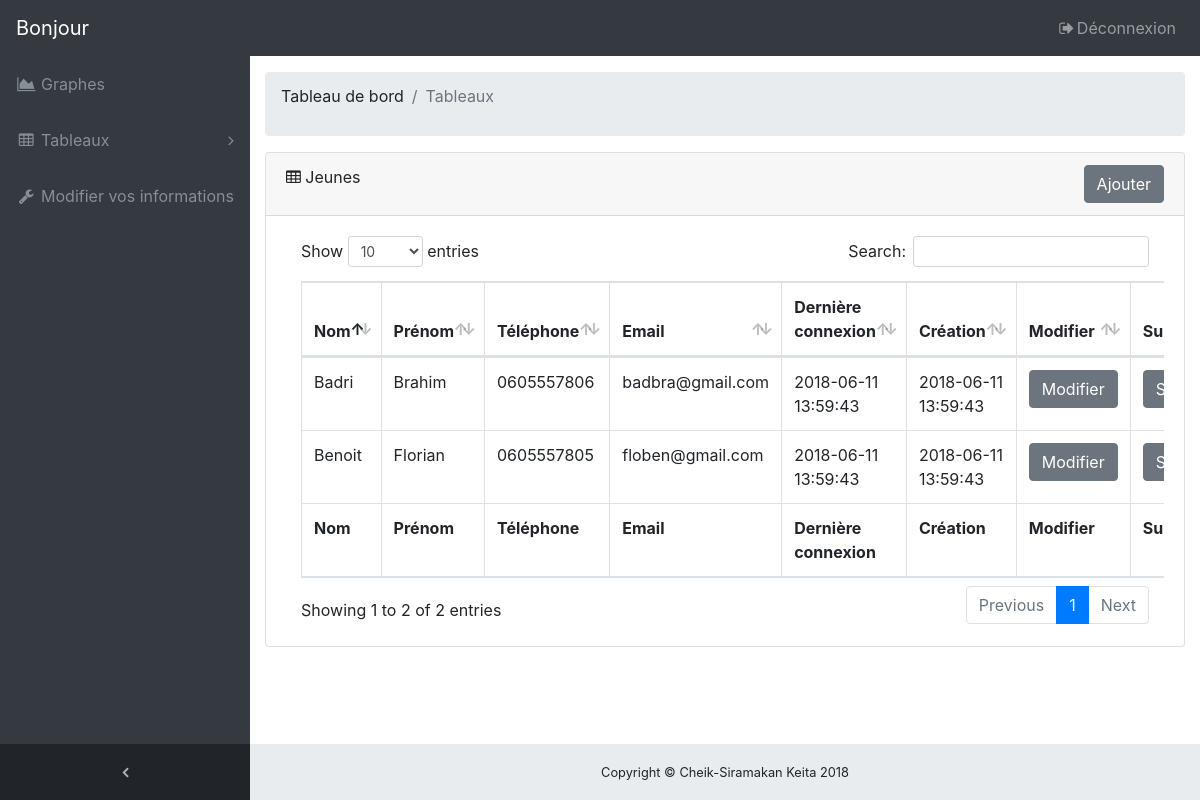
The app's page /controller/administrateurtableaujeune.php (signed in) with its own data.
### tables this page shows
CREATE TABLE jeune(
	jeune_id					INT(11) NOT NULL AUTO_INCREMENT,
	jeune_nom					VARCHAR(50) NOT NULL,
	jeune_prenom				VARCHAR(50) NOT NULL,
	jeune_mot_de_passe_hash 	CHAR(64) NOT NULL,
	jeune_telephone 			VARCHAR(10) NOT NULL,
	jeune_email 				VARCHAR(50) NOT NULL,
	jeune_adresse 				VARCHAR(38) NOT NULL,
	jeune_ville 				VARCHAR(32) NOT NULL,
	jeune_code_postal 			VARCHAR(50) NOT NULL,
	jeune_derniere_connexion 	DATETIME NOT NULL,
	jeune_creation 				DATETIME NOT NULL,
	PRIMARY KEY (jeune_id),
	UNIQUE (jeune_id, jeune_mot_De_passe_hash, jeune_telephone, jeune_email)
);

### dao/class/jeuneDAO.php (called while the page is built, shortened)
<?php
class JeuneDAO implements JeuneInterface{
	public function lister(){
		$connect 	= new Connect();
		$connexion 	= $connect->connexion();
		$requete = $connexion->query("SELECT jeune_id, jeune_nom, jeune_prenom, jeune_telephone, jeune_email, jeune_adresse, jeune_ville, jeune_code_postal, 												 jeune_derniere_connexion, jeune_creation FROM jeune");
		return 		$requete;
	}
}
?>

### controller/administrateurtableaujeune.php (the view, shortened to what this page needs)
<?php
require_once('dao/classes/jeuneDAO.php');
$url = "http://localhost:8000/ppe2/";
$jeuneDAO  = new JeuneDAO();
$jeune     = $jeuneDAO->lister();
?>
<!DOCTYPE html>
<html lang="FR">
  <head>
    <link href="/ressources/vendor/bootstrap/css/bootstrap.min.css" rel="stylesheet">
    <link href="/ressources/vendor/font-awesome/css/font-awesome.min.css" rel="stylesheet" type="text/css">
    <link href="/ressources/vendor/datatables/dataTables.bootstrap4.css" rel="stylesheet">
    <link href="/ressources/css/sb-admin.css" rel="stylesheet">
  </head>
  <body class="fixed-nav sticky-footer bg-dark" id="page-top">
    <nav class="navbar navbar-expand-lg navbar-dark bg-dark fixed-top" id="mainNav">
      <a class="navbar-brand" href="<?= $url ?>">Bonjour <?= $_SESSION["administrateur_prenom"]." ".$_SESSION["administrateur_nom"] ?></a>
      <div class="collapse navbar-collapse" id="navbarResponsive">
        <ul class="navbar-nav navbar-sidenav" id="exampleAccordion">
          <li class="nav-item" data-toggle="tooltip" data-placement="right" title="Charts">
            <a class="nav-link" href="<?= $url."administrateur/statistique" ?>">
              <i class="fa fa-fw fa-area-chart"></i>
              <span class="nav-link-text">Graphes</span>
            </a>
          </li>
          <li class="nav-item" data-toggle="tooltip" data-placement="right" title="Tableaux">
            <a class="nav-link nav-link-collapse collapsed" data-toggle="collapse" href="#collapseTableauxLink" data-parent="#exampleAccordion">
              <i class="fa fa-fw fa-table"></i>
              <span class="nav-link-text">Tableaux</span>
            </a>
          </li>
          <li class="nav-item" data-toggle="tooltip" data-placement="right" title="Tableaux">
            <a class="nav-link" href="<?= $url."administrateur/modifier-mes-informations" ?>">
              <i class="fa fa-fw fa-wrench"></i>
                <span class="nav-link-text">Modifier vos informations</span>
            </a>
          </li>
        </ul>
        <ul class="navbar-nav sidenav-toggler">
          <li class="nav-item">
            <a class="nav-link text-center" id="sidenavToggler">
              <i class="fa fa-fw fa-angle-left"></i>
            </a>
          </li>
        </ul>
        <ul class="navbar-nav ml-auto">
          <li class="nav-item">
            <a class="nav-link" data-toggle="modal" data-target="#exampleModal">
              <i class="fa fa-fw fa-sign-out"></i>Déconnexion</a>
          </li>
        </ul>
      </div>
    </nav>
    <div class="content-wrapper">
      <div class="container-fluid">
        <ol class="breadcrumb">
          <li class="breadcrumb-item">
            <p>Tableau de bord</p>
          </li>
          <li class="breadcrumb-item active">Tableaux</li>
        </ol>
        <div class="card mb-3">
          <div class="card-header">
            <i class="fa fa-table"></i> Jeunes <input class="btn btn-secondary my-2 my-sm-0 float-right" type="submit" name="modifier_administrateur" onclick="window.location.href='<?= $url."jeune/inscription" ?>'" value="Ajouter"></div>
          <div class="card-body">
            <div class="table-responsive">
              <table class="table table-bordered" id="dataTable" width="100%" cellspacing="0">
                <thead>
                  <tr>
                    <th scope="col">Nom</th>
                    <th scope="col">Prénom</th>
                    <th scope="col">Téléphone</th>
                    <th scope="col">Email</th>
                    <th scope="col">Dernière connexion</th>
                    <th scope="col">Création</th>
                    <th scope="col">Modifier</th>
                    <th scope="col">Suprimmer</th>
                  </tr>
                </thead>
                <tfoot>
                  <tr>
                    <th scope="col">Nom</th>
                    <th scope="col">Prénom</th>
                    <th scope="col">Téléphone</th>
                    <th scope="col">Email</th>
                    <th scope="col">Dernière connexion</th>
                    <th scope="col">Création</th>
                    <th scope="col">Modifier</th>
                    <th scope="col">Suprimmer</th>
                  </tr>
                </tfoot>
                <tbody>
                <?php
                  while($resultat = $jeune->fetch()){
                    echo '<tr>';
                      echo '<td>'.$resultat["jeune_nom"].'</td>';
                      echo '<td>'.$resultat["jeune_prenom"].'</td>';
                      echo '<td>'.$resultat["jeune_telephone"].'</td>';
                      echo '<td>'.$resultat["jeune_email"].'</td>';
                      echo '<td>'.$resultat["jeune_derniere_connexion"].'</td>';
                      echo '<td>'.$resultat["jeune_creation"].'</td>';
                      echo '<form method="POST">';
                        echo '<td><input class="btn btn-secondary my-2 my-sm-0" type="submit" name="modifier" value="Modifier"></td>';
                        echo '<td><input class="btn btn-secondary my-2 my-sm-0" type="submit" name="suprimmer" value="Suprimmer"></td>';
                      echo '</form>';
                    echo '</tr>';
                  }
                ?>
                </tbody>
              </table>
            </div>
          </div>
        </div>
      </div>
      <footer class="sticky-footer">
        <div class="container">
          <div class="text-center">
            <small>Copyright © Cheik-Siramakan Keita 2018</small>
          </div>
        </div>
      </footer>
    </div>
  </body>
</html>

### assets/css/sb-admin.css (style rules this page uses)
html { position: relative; min-height: 100%; }
body { overflow-x: hidden; }
body.sticky-footer { margin-bottom: 56px; }
body.sticky-footer .content-wrapper { min-height: calc(100vh - 56px - 56px); }
body.fixed-nav { padding-top: 56px; }
.content-wrapper { min-height: calc(100vh - 56px); padding-top: 1rem; }
#mainNav .navbar-collapse { overflow: auto; max-height: 75vh; }
#mainNav .navbar-collapse .navbar-nav .nav-item .nav-link { cursor: pointer; }
#mainNav .navbar-collapse .navbar-sidenav .nav-link-collapse:after { float: right; content: '\f107'; font-family: 'FontAwesome'; }
#mainNav .navbar-collapse .navbar-sidenav .nav-link-collapse.collapsed:after { content: '\f105'; }
#mainNav .navbar-collapse .sidenav-toggler { display: none; }
@media (min-width: 992px) { #mainNav .navbar-brand { width: 250px; } }
@media (min-width: 992px) { #mainNav .navbar-collapse { overflow: visible; max-height: none; } }
@media (min-width: 992px) { #mainNav .navbar-collapse .navbar-sidenav { position: absolute; top: 0; left: 0; -webkit-flex-direction: column; -ms-flex-direction: column; flex-direction: column; margin-top: 56px; } }
@media (min-width: 992px) { #mainNav .navbar-collapse .navbar-sidenav > .nav-item { width: 250px; padding: 0; } }
@media (min-width: 992px) { #mainNav .navbar-collapse .navbar-sidenav > .nav-item > .nav-link { padding: 1em; } }
#mainNav.fixed-top .sidenav-toggler { display: none; }
@media (min-width: 992px) { #mainNav.fixed-top .navbar-sidenav { height: calc(100vh - 112px); } }
@media (min-width: 992px) { #mainNav.fixed-top .sidenav-toggler { position: absolute; top: 0; left: 0; display: flex; -webkit-flex-direction: column; -ms-flex-direction: column; flex-direction: column; margin-top: calc(100vh - 56px); } }
@media (min-width: 992px) { #mainNav.fixed-top .sidenav-toggler > .nav-item { width: 250px; padding: 0; } }
@media (min-width: 992px) { #mainNav.fixed-top .sidenav-toggler > .nav-item > .nav-link { padding: 1em; } }
#mainNav.fixed-top.navbar-dark .sidenav-toggler { background-color: #212529; }
#mainNav.fixed-top.navbar-dark .sidenav-toggler a i { color: #adb5bd; }
.content-wrapper { overflow-x: hidden; background: white; }
@media (min-width: 992px) { .content-wrapper { margin-left: 250px; } }
#sidenavToggler i { font-weight: 800; }
#mainNav.navbar-dark .navbar-collapse .navbar-sidenav .nav-link-collapse:after { color: #868e96; }
#mainNav.navbar-dark .navbar-collapse .navbar-sidenav > .nav-item > .nav-link { color: #868e96; }
@media (min-width: 992px) { #mainNav.navbar-dark .navbar-collapse .navbar-sidenav { background: #343a40; } }
footer.sticky-footer { position: absolute; right: 0; bottom: 0; width: 100%; height: 56px; background-color: #e9ecef; line-height: 55px; }
@media (min-width: 992px) { footer.sticky-footer { width: calc(100% - 250px); } }

### records on screen
jeune: jeune_nom "Benoit", jeune_prenom "Florian", jeune_telephone "0605557805", jeune_email "floben@gmail.com", jeune_derniere_connexion "2018-06-11 13:59:43", jeune_creation "2018-06-11 13:59:43"
jeune: jeune_nom "Badri", jeune_prenom "Brahim", jeune_telephone "0605557806", jeune_email "badbra@gmail.com", jeune_derniere_connexion "2018-06-11 13:59:43", jeune_creation "2018-06-11 13:59:43"
